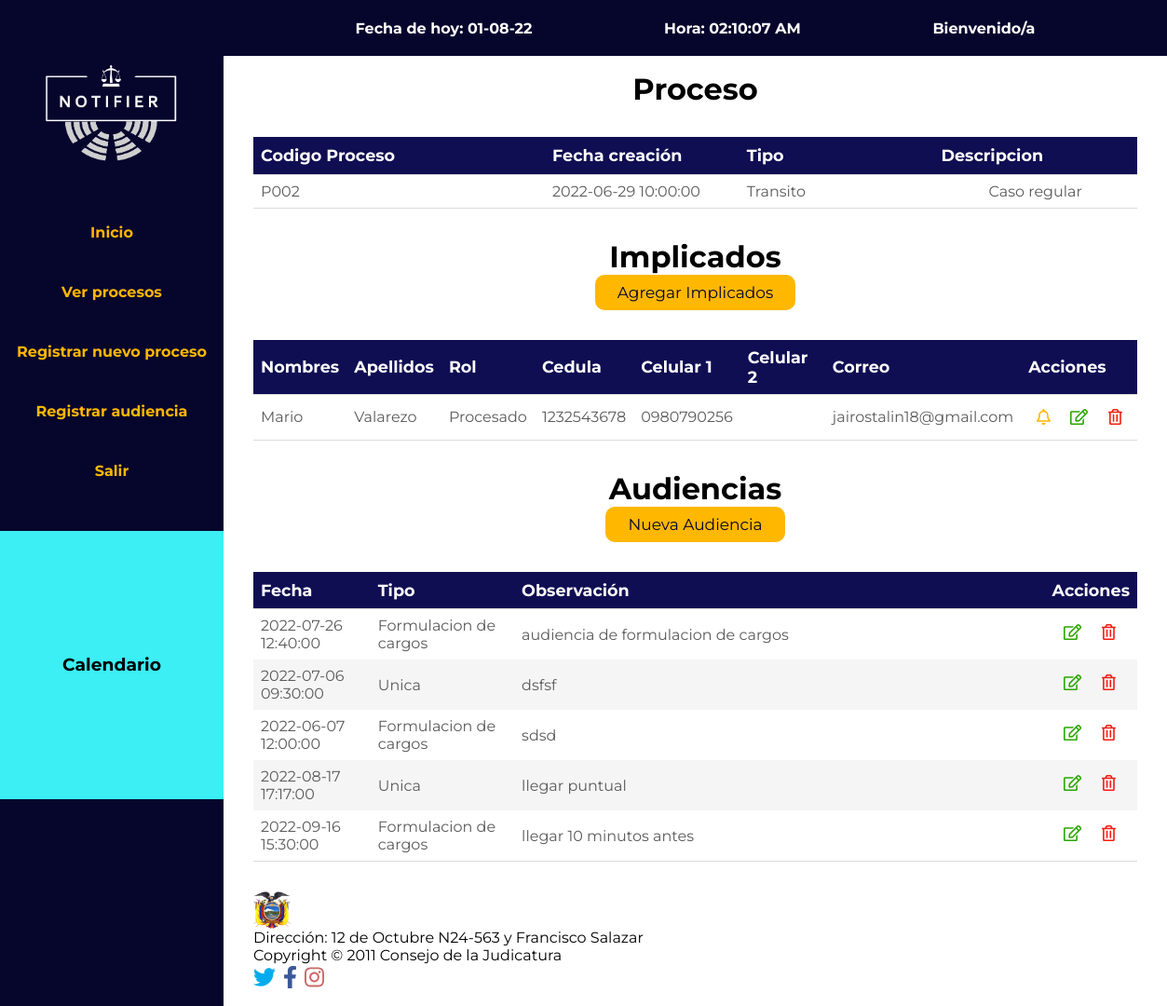
The page /secretaria/index.php?c=funciones&a=verProceso&id=2 on the database its author committed.
### tables this page shows
CREATE TABLE `proceso` (
  `idproceso` int(11) NOT NULL,
  `codigo` varchar(45) DEFAULT NULL,
  `fech_creacion` datetime DEFAULT NULL,
  `tipo` int(11) NOT NULL,
  `descripcion` varchar(1000) DEFAULT NULL,
  `estado` int(11) DEFAULT NULL
);

CREATE TABLE `persona_has_proceso` (
  `persona_idpersona` int(11) NOT NULL,
  `proceso_idproceso` int(11) NOT NULL
);

CREATE TABLE `persona` (
  `idpersona` int(11) NOT NULL,
  `nombres` varchar(80) NOT NULL,
  `apellidos` varchar(80) NOT NULL,
  `dni` varchar(10) NOT NULL,
  `celular` varchar(10) NOT NULL,
  `celular2` varchar(10) DEFAULT NULL,
  `correo` varchar(120) NOT NULL,
  `ciudad` varchar(80) NOT NULL,
  `direccion` varchar(120) DEFAULT NULL,
  `twitter` varchar(45) DEFAULT NULL
);

CREATE TABLE `rol` (
  `idrol` int(11) NOT NULL,
  `nombre` varchar(100) DEFAULT NULL
);

CREATE TABLE `audiencia` (
  `idaudiencia` int(11) NOT NULL,
  `tipo` varchar(80) DEFAULT NULL,
  `fecha` datetime DEFAULT NULL,
  `hora` datetime DEFAULT NULL,
  `edificio` varchar(100) DEFAULT NULL,
  `direccion` varchar(1000) DEFAULT NULL,
  `sala` varchar(45) DEFAULT NULL,
  `observacion` varchar(1000) DEFAULT NULL,
  `proceso_idproceso` int(11) NOT NULL
);

### secretaria/controlador/funciones.php (called while the page is built, shortened)
<?php
require_once "modelo/personaModel.php";
require_once "modelo/procesoModel.php";
require_once 'modelo/audiencia1Model.php';
class funcionesController
{
    public function __CONSTRUCT()
    {
        $this->model = new procesoModel();
        $this->modelPersona = new personaModel();
        $this->modelAudiencia = new audiencia1Model();
    }
    public function verProceso()
    {
        $id_proceso = $_REQUEST['id'];
        $procesoModel = new procesoModel();
        $tiposProceso = $procesoModel->ListarTipoProcesos();
        require_once 'vistas/lista_personas.php';
    }
}

### secretaria/modelo/procesoModel.php (called while the page is built, shortened)
<?php
require_once "../db/mysql.php";
class procesoModel
{
  public function ListarProcesoId($id)
  {
    $miconexion = new clase_mysqli;
    $miconexion->conectar(DBHOST, DBUSER, DBPASS, DBNAME);
    $resSQL = $miconexion->consulta("select * from proceso where idproceso ='$id'");
    $resSQL = $miconexion->verconsulta();
    return $resSQL;
  }
  public function ListarTipoProcesos()
  {
    $miconexion = new clase_mysqli;
    $miconexion->conectar(DBHOST, DBUSER, DBPASS, DBNAME);
    $resSQL = $miconexion->consulta("select * from tipo_proceso");
    $rows = $miconexion->verconsulta();
    $tiposProcesos = [];
    foreach ($rows as $row) {
      $tiposProcesos[$row[0]] = $row[1];
    }
    return $tiposProcesos;
  }
}

### db/mysql.php (called while the page is built, shortened)
<?php
class clase_mysqli{
	var $BaseDatos;
	var $Servidor;
	var $Usuario;
	var $Clave;
	var $Conexion_ID=0;
	var $Consulta_ID=0;
	function clase_mysqli($host="", $user="", $pass="", $db=""){
		$this->BaseDatos=$db;
		$this->Servidor=$host;
		$this->Usuario=$user;
		$this->Clave=$pass;
	}
	function conectar($host, $user, $pass, $db){
		if($db != "")$this->BaseDatos=$db;
		if($host != "")$this->Servidor=$host;
		if($user != "")$this->Usuario=$user;
		$this->Conexion_ID=new mysqli($this->Servidor, $this->Usuario, $this->Clave, $this->BaseDatos);
		return$this->Conexion_ID;
	}
	function consulta($sql=""){
		$this->Consulta_ID=mysqli_query($this->Conexion_ID,$sql);
		return $this->Consulta_ID;
	}
	function numcampos(){
		return mysqli_num_fields($this->Consulta_ID);
	}
	function verconsulta(){
		$lista=array();
		while ($row=mysqli_fetch_array($this->Consulta_ID)) {
			$aux=array();
			for ($i=0; $i < $this->numcampos(); $i++) {
				$aux[]=$row[$i];
				}
				array_push($lista, $aux);
		}
		return $lista;
	}
}
?>

### secretaria/modelo/personaModel.php (called while the page is built, shortened)
<?php
require_once "../db/mysql.php";
class personaModel
{
  public function ListarPersonas($id_proceso)
  {
    $miconexion = new clase_mysqli;
    $miconexion->conectar(DBHOST, DBUSER, DBPASS, DBNAME);
    $resSQL = $miconexion->consulta("select u.persona_idpersona, p.nombres, p.apellidos, p.dni, p.celular, p.celular2, p.correo, r.nombre from persona_has_proceso u, persona p, persona_has_rol pr, rol r where u.proceso_idproceso = '$id_proceso' and p.idpersona = u.persona_idpersona and pr.persona_idpersona=p.idpersona and r.idrol = pr.rol_idrol");
    $resSQL = $miconexion->verconsulta();
    return $resSQL;
  }
}

### secretaria/modelo/audiencia1Model.php (called while the page is built, shortened)
<?php
require_once "../db/mysql.php";
class audiencia1Model
{
    public function ListarAudiencias($id_proceso) {
    $miconexion = new clase_mysqli;
    $miconexion->conectar(DBHOST, DBUSER, DBPASS, DBNAME);
    $resSQL=$miconexion->consulta("select * from audiencia where proceso_idproceso ='$id_proceso'");
    $resSQL=$miconexion->verconsulta();
    return $resSQL;
  }
}

### secretaria/vistas/lista_personas.php (the view, shortened to what this page needs)
<?php
include_once 'templates/cabeceras.inc.php';
include_once 'templates/barraNavegacion.inc.php';
include_once 'templates/menuLateral.inc.php';
?>
<main class="contenedor-principal">
    <div class="formulario">
        <h1>Proceso </h1>
        <div class="tabla-contenedor">
            <table>
                <thead>
                    <tr>
                        <th style="width:180px;">Codigo Proceso</th>
                        <th style="width:120px;">Fecha creación</th>
                        <th style="width:120px;">Tipo</th>
                        <th style="width:120px;">Descripcion</th>
                    </tr>
                </thead>
                <tbody>
                    <?php
                    foreach ($this->model->ListarProcesoId($id_proceso) as $r) {
                    ?>
                        <tr>
                            <td><?php echo $r['1'] ?></td>
                            <td><?php echo $r['2']; ?></td>
                            <td><?php echo $tiposProceso[$r['3']] ?></td>
                            <td><?php echo $r['4']; ?></td>
                        </tr>
                    <?php } ?>
                </tbody>
            </table>
        </div>
        <h1>Implicados</h1>
        <a class="btn" href="?c=funciones&a=agregarPersona&id=<?php echo $id_proceso; ?>">Agregar Implicados</a>
        <div class="formulario">
            <div class="tabla-contenedor">
                <table>
                    <thead>
                        <tr>
                            <th style="width:1fr;">Nombres</th>
                            <th style="width:1fr;">Apellidos</th>
                            <th style="width:1fr;">Rol</th>
                            <th style="width:0.5fr;">Cedula</th>
                            <th style="width:0.5fr;">Celular 1</th>
                            <th style="width:0.5fr;">Celular 2</th>
                            <th style="width:1fr;">Correo</th>
                            <th style="width:1fr;">Acciones</th>
                        </tr>
                    </thead>
                    <tbody>
                        <?php
                        foreach ($this->modelPersona->ListarPersonas($id_proceso) as $r) {
                        ?>
                            <tr>
                                <td><?php echo $r['1'] ?></td>
                                <td><?php echo $r['2']; ?></td>
                                <td><?php echo $r['7']; ?></td>
                                <td><?php echo $r['3']; ?></td>
                                <td><?php echo $r['4']; ?></td>
                                <td><?php echo $r['5'] ?></td>
                                <td><?php echo $r['6']; ?></td>
                                <td class="table-column-btns">
                                    <a class="btn btn-icon btn-warning" href="?c=funciones&a=notificarCustom&idPersona=<?php echo $r['0']; ?>&nombre=<?php echo $r['1']; ?>&apellido=<?php echo $r['2']; ?>&rol=<?php echo $r['7']; ?> &correo=<?php echo $r['6']; ?>&celular=<?php echo $r['4']; ?>&idProceso=<?php echo $id_proceso ?>" >
                                        <i class="far fa-bell"></i>
                                    </a>
                                    <a class="btn btn-icon btn-success" href="?c=funciones&a=actualizarPersona&idPersona=<?php echo $r['0']; ?>&idProceso=<?php echo $id_proceso ?>">
                                        <i class="far fa-edit"></i>
                                    </a>
                                    <a class="btn btn-icon btn-danger" onclick="javascript:return confirm('¿Seguro de eliminar este registro?');" href="?c=funciones&a=eliminarPersona&idPersona=<?php echo $r['0']; ?>&idProceso=<?php echo $id_proceso ?>">
                                        <i class="far fa-trash-alt"></i>
                                    </a>
                                </td>
                            </tr>
                        <?php } ?>
                    </tbody>
                </table>
            </div>
        </div>
        <h1>Audiencias</h1>
        <a class="btn" href="?c=funciones&a=agregarAudiencia&id=<?php echo $id_proceso; ?>">Nueva Audiencia</a>
        <div class="formulario">
            <div class="tabla-contenedor">
                <table>
                    <thead>
                        <tr>
                            <th style="width:0.5fr;">Fecha</th>
                            <th style="width:0.5fr;">Tipo</th>
                            <th style="width:60%;">Observación</th>
                            <th style="width:0.5fr;">Acciones</th>
                        </tr>
                    </thead>
                    <tbody>
                        <?php
                        if (empty($this->modelAudiencia->ListarAudiencias($id_proceso))) {
                        ?>
                            <tr>
                                <td>No hay audiencias</td>
                            </tr>
                            <?php } else {
                            foreach ($this->modelAudiencia->ListarAudiencias($id_proceso) as $a) {
                            ?>
                                <tr>
                                    <td><?php echo $a['2'] ?></td>
                                    <td><?php echo $a['1']; ?></td>
                                    <td><?php echo $a['7']; ?></td>
                                    <td class="table-column-btns">
                                        <a class="btn btn-icon btn-success" href="?c=funciones&a=actualizarPersona&idPersona=<?php echo $a['0']; ?>&idProceso=<?php echo $id_proceso ?>">
                                            <i class="far fa-edit"></i>
                                        </a>
                                        <a class="btn btn-icon btn-danger" onclick="javascript:return confirm('¿Seguro de eliminar este registro?');" href="?c=funciones&a=eliminarPersona&idPersona=<?php echo $r['0']; ?>&idProceso=<?php echo $id_proceso ?>">
                                            <i class="far fa-trash-alt"></i>
                                        </a>
                                    </td>
                                </tr>
                        <?php  }
                        } ?>
                    </tbody>
                </table>
            </div>
        </div>
    </div>
<?php
include_once 'templates/footer.inc.php';
include_once 'templates/cierre.inc.php';
?>

### secretaria/css/dashboard-generales.css (style rules this page uses)
.btn { border-radius: 10px; background-color: #ffb700; padding: 0.5rem 1.5rem; font-size: 17px; line-height: 22px; color: #06052c; text-decoration: none; cursor: pointer; }
.btn.btn-icon { padding: 0.5rem; height: 2rem; width: 2rem; display: flex; align-items: center; justify-content: center; border-radius: 50%; background-color: transparent; transition: all 0.3s ease-in-out; }
.btn.btn-icon.btn-success > svg { color: var(--color-green); }
.btn.btn-icon.btn-danger > svg { color: var(--color-red); }
.btn.btn-icon.btn-warning > svg { color: var(--color-yellow); }
.tabla-contenedor { width: 100%; height: 100%; margin: 2rem 0; }
.tabla-contenedor > table { width: 100%; border-collapse: collapse; border-spacing: 0; }
.tabla-contenedor > table > thead { background-color: var(--color-blue-dark); border-bottom: 1px solid #dbdbdb; height: 2.5rem; font-size: 1.1rem; color: var(--text-color-white); }
.tabla-contenedor > table > thead > tr > th { padding: 0.5rem 0.5rem; text-align: left; }
.tabla-contenedor > table > tbody { background-color: #ffffff; border-bottom: 1px solid #dbdbdb; font-size: 1rem; color: var(--text-color-dark-gray); }
.tabla-contenedor > table > tbody > tr > td { padding: 0.5rem 0.5rem; text-align: left; }
.tabla-contenedor > table > tbody > tr:nth-child(even) { background-color: var(--color-gray-light); }
.tabla-contenedor > table > tbody > tr > td:last-child { display: flex; align-items: center; justify-content: center; column-gap: 0.4rem; }

### secretaria/css/dashboard-estructura.css (style rules this page uses)
.app { display: grid; width: 100vw; height: 100vh; grid-template-areas: "navi head" "navi main" "foot foot"; grid-template-columns: 15rem auto; grid-template-rows: 3.75rem auto 5rem; }

### secretaria/css/dashboard-main-content.css (style rules this page uses)
.contenedor-principal { display: flex; flex-direction: column; padding: 1rem 2rem; }
.contenedor-principal .formulario { display: flex; flex-direction: column; justify-content: center; align-items: center; width: 100%; height: 100%; }

### rows shown on the page
proceso: codigo "P002", fech_creacion "2022-06-29 10:00:00", tipo "Transito", descripcion "Caso regular"
persona_has_proceso: persona_idpersona.nombres "Mario", persona_idpersona.apellidos "Valarezo", rol.nombre "Procesado", persona_idpersona.dni "1232543678", persona_idpersona.celular "0980790256", persona_idpersona.correo "jairostalin18@gmail.com"
audiencia: fecha "2022-07-26 12:40:00", tipo "Formulacion de cargos", observacion "audiencia de formulacion de cargos"
audiencia: fecha "2022-07-06 09:30:00", tipo "Unica", observacion "dsfsf"
audiencia: fecha "2022-06-07 12:00:00", tipo "Formulacion de cargos", observacion "sdsd"
audiencia: fecha "2022-08-17 17:17:00", tipo "Unica", observacion "llegar puntual"
audiencia: fecha "2022-09-16 15:30:00", tipo "Formulacion de cargos", observacion "llegar 10 minutos antes"

### other values the page prints
$fecha "01-08-22"
$hora->format('h:i:s A') "02:10:07 AM"
